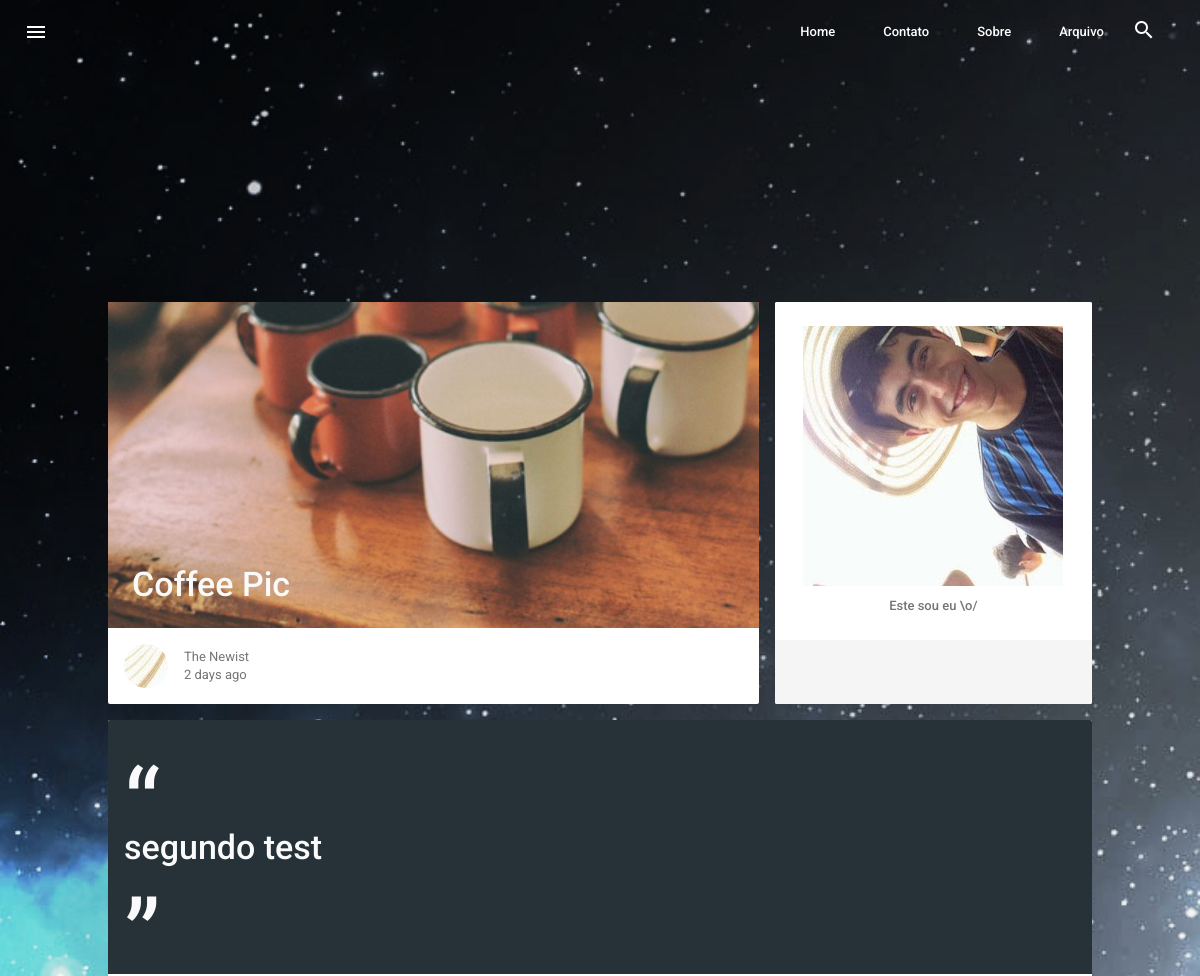
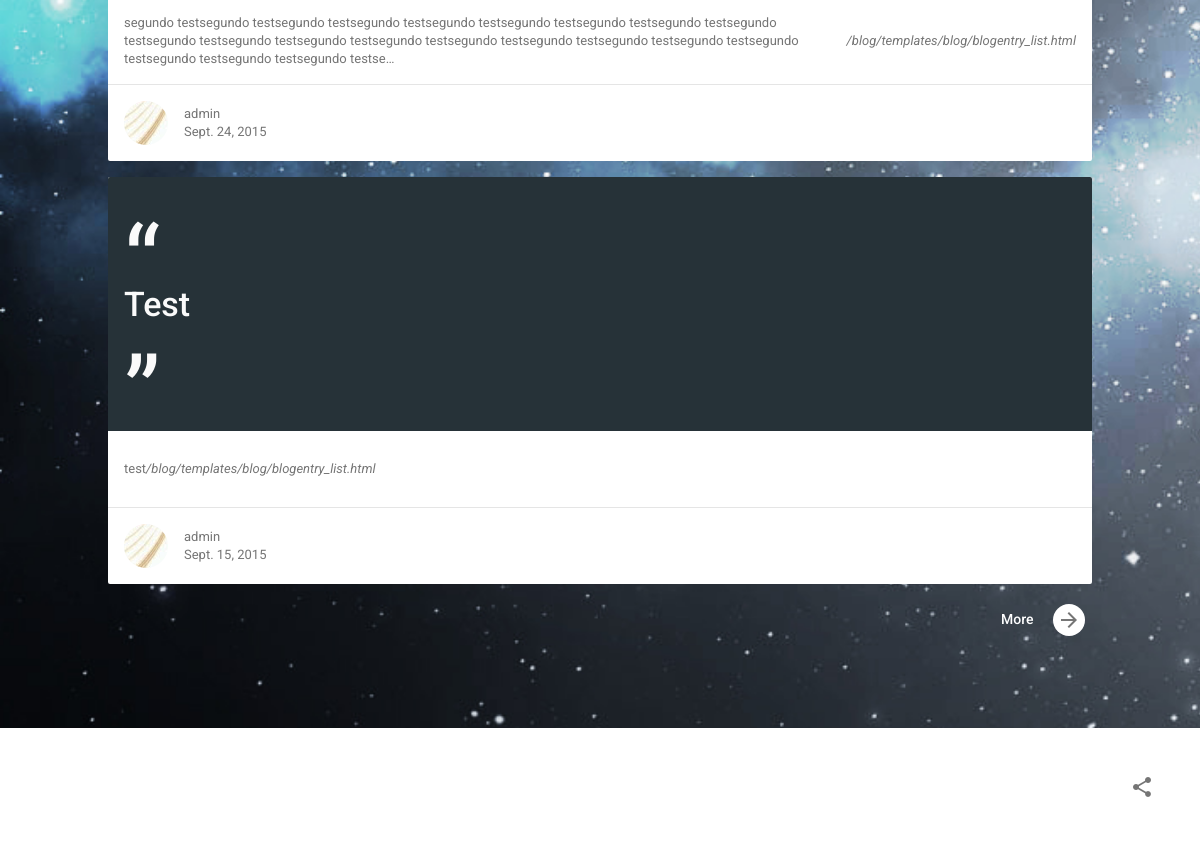
/blog/author/admin/, run on the app's committed database (2 pictures, top to bottom).
### blog/models.py (models this page shows, shortened)
class BlogEntry(models.Model):
    title = models.CharField(max_length=100)
    slug = models.SlugField(max_length=100)
    text = models.TextField()
    summary = models.TextField()
    created_on = models.DateTimeField(default=datetime.max, editable=False)
    created_by = models.ForeignKey(User, unique=False)
    is_page = models.BooleanField(default=False)
    is_published = models.BooleanField(default=True)
    publish_date = models.DateTimeField(null=True)
    comments_allowed = models.BooleanField(default=True)
    is_rte = models.BooleanField(default=False)
    class Meta:
        ordering = ['-created_on']
        verbose_name_plural = 'Blog entries'
    def get_absolute_url(self):
        return reverse('blogentry-detail',
                       kwargs={'year': self.created_on.strftime('%Y'),
                               'month': self.created_on.strftime('%m'),
                               'slug': self.slug})

### blog/views.py (the view)
# urls.py: url(r'^author/(?P<username>[\w.@+-]+)/$', AuthorView.as_view(), name='author-detail'),
class AuthorView(ListView):
    def get_queryset(self):
        author = get_object_or_404(User, username=self.kwargs['username'])
        self.kwargs['author'] = author
        author_posts = author.blogentry_set.filter(is_published=True)
        return author_posts
    def get_paginate_by(self, queryset):
        paginate_by = Blog.objects.get_blog().entries_per_page
        return paginate_by
    def get_context_data(self, **kwargs):
        context = super(AuthorView, self).get_context_data(**kwargs)
        context['author'] = self.kwargs['author']
        return context

### blog/models.py (called while the page is built)
    def get_blog(self):
        blogs = self.all()
        if blogs:
            return blogs[0]
        return None

### blog/templates/blog/blogentry_list.html (shortened to what this page needs)
{% extends "blog/base.html" %}
{% block content %}
				{% for blogentry in object_list %}
                    <div class="mdl-card amazing mdl-cell mdl-cell--12-col">
                        <div class="mdl-card__title mdl-color-text--grey-50">
                            <h3 class="quote"><a href="{{ blogentry.get_absolute_url }}">{{ blogentry.title }}</a></h3>
                        </div>
                        <div class="mdl-card__supporting-text mdl-color-text--grey-600">
                        	{{ blogentry.text|truncatechars:"255" }} <br /> <i>/blog/templates/blog/blogentry_list.html</i>
                        </div>
                        <div class="mdl-card__supporting-text meta mdl-color-text--grey-600">
                            <div class="minilogo"></div>
                            <div>
                                <strong>{{ blogentry.created_by }}</strong>
                                <span>{{ blogentry.created_on|date }}</span>
                            </div>
                        </div>
                    </div>
                {% empty %}
                	No articles yet.
                {% endfor %}
{% endblock %}

### blog/static/css/blog.css (style rules this page uses)
body::before { background-image: url('../images/bg.jpg'); background-size: cover; background-attachment: fixed; content: ''; will-change: transform; z-index: -1; left: 0; right: 0; bottom: 0; top: 0; position: fixed; }
.blog .mdl-card { display: -webkit-box; display: -webkit-flex; display: -ms-flexbox; display: flex; -webkit-box-orient: vertical; -webkit-box-direction: normal; -webkit-flex-direction: column; -ms-flex-direction: column; flex-direction: column; -webkit-box-align: stretch; -webkit-align-items: stretch; -ms-flex-align: stretch; align-items: stretch; min-height: 360px; }
.blog .mdl-card__title { padding: 16px; -webkit-box-flex: 1; -webkit-flex-grow: 1; -ms-flex-positive: 1; flex-grow: 1; }
.blog .mdl-card__media a, .blog .mdl-card__title a { color: inherit; }
.blog .mdl-card__supporting-text { width: 100%; padding: 16px; min-height: 64px; display: -webkit-box; display: -webkit-flex; display: -ms-flexbox; display: flex; -webkit-box-align: center; -webkit-align-items: center; -ms-flex-align: center; align-items: center; }
.blog .mdl-card__supporting-text strong { font-weight: 400; }
.blog .mdl-card__supporting-text:not(:last-child) { box-sizing: border-box; min-height: 76px; }
.blog:not(.blog--blogpost) .mdl-card__supporting-text ~ .mdl-card__supporting-text { border-top: 1px solid rgba(0,0,0,0.1); }
.blog .meta { box-sizing: border-box; padding: 16px; display: -webkit-box; display: -webkit-flex; display: -ms-flexbox; display: flex; -webkit-box-orient: horizontal; -webkit-box-direction: normal; -webkit-flex-direction: row; -ms-flex-direction: row; flex-direction: row; -webkit-box-align: center; -webkit-align-items: center; -ms-flex-align: center; align-items: center; -webkit-box-pack: start; -webkit-justify-content: flex-start; -ms-flex-pack: start; justify-content: flex-start; height: auto; }
.blog .meta > *:first-child { margin-right: 16px; }
.blog .meta > * { display: -webkit-box; display: -webkit-flex; display: -ms-flexbox; display: flex; -webkit-box-orient: vertical; -webkit-box-direction: normal; -webkit-flex-direction: column; -ms-flex-direction: column; flex-direction: column; }
.blog .mdl-card h3 { margin: 0; }
.blog .mdl-card h3 a { text-decoration: none; }
.blog .mdl-card h3.quote:before, .blog .mdl-card h3.quote:after { display: block; font-size: 3em; margin-top: 0.5em; }
.blog .mdl-card h3.quote:before { content: '“'; }
.blog .mdl-card h3.quote:after { content: '”'; }
.blog .amazing .mdl-card__title { background-color: #263238; }
.blog .minilogo { width: 44px; height: 44px; background-image: url('../images/avatar.jpg'); background-position: center; background-repeat: no-repeat; border-radius: 22px; background-color: #F5F5F5; }

### data on the page
BlogEntry: title "segundo test", text "segundo testsegundo testsegundo testsegundo testsegundo testsegundo testsegundo testsegundo testsegundo testsegundo testsegundo testsegundo testsegundo testsegundo testsegundo testsegundo testsegundo testsegundo testsegundo testsegundo testsegundo testse…", created_by "admin", created_on "Sept. 24, 2015"
BlogEntry: title "Test", text "test", created_by "admin", created_on "Sept. 15, 2015"
